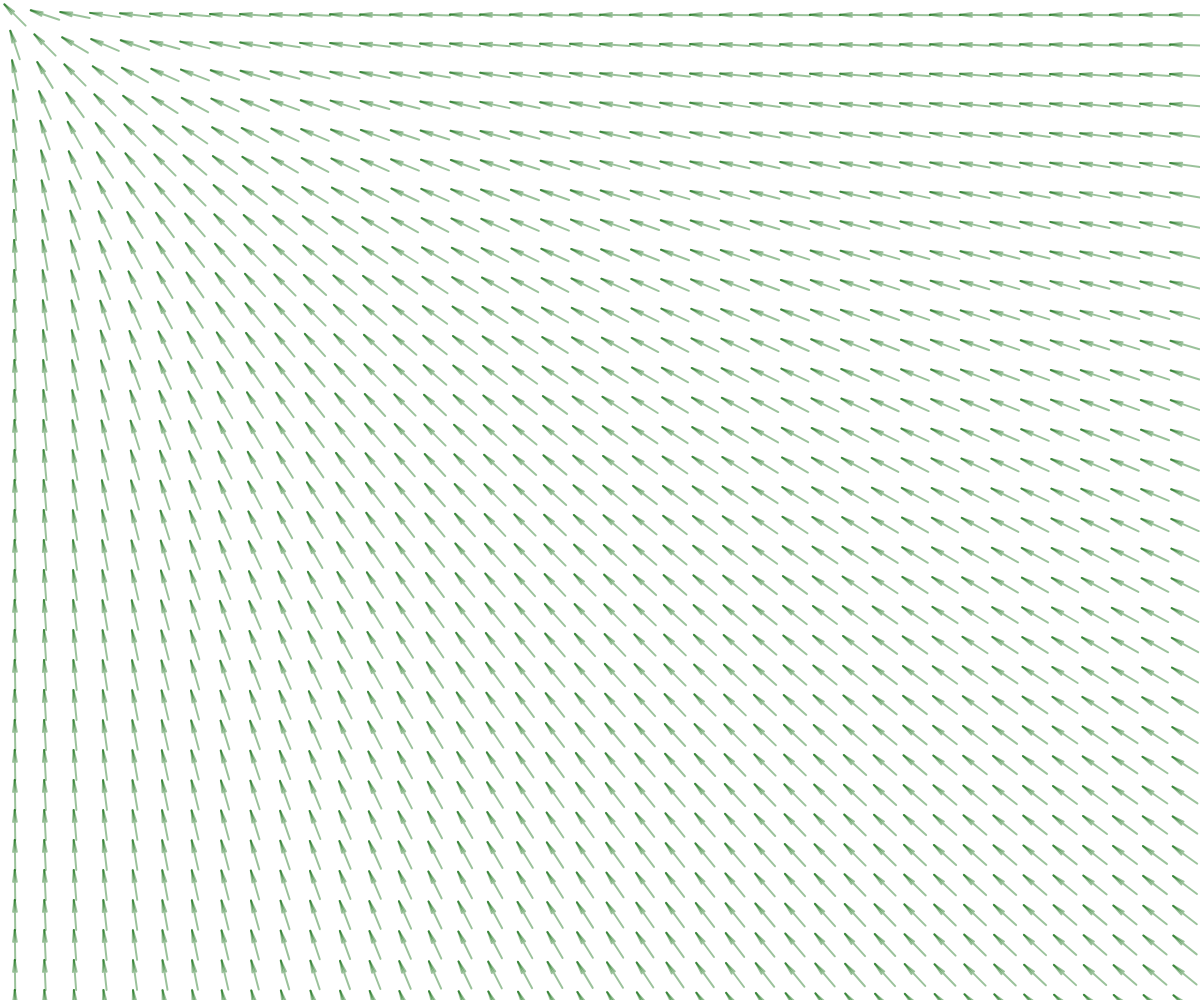
Frame 1 (no input)
Frame 60 (no input): identical to frame 1, image omitted
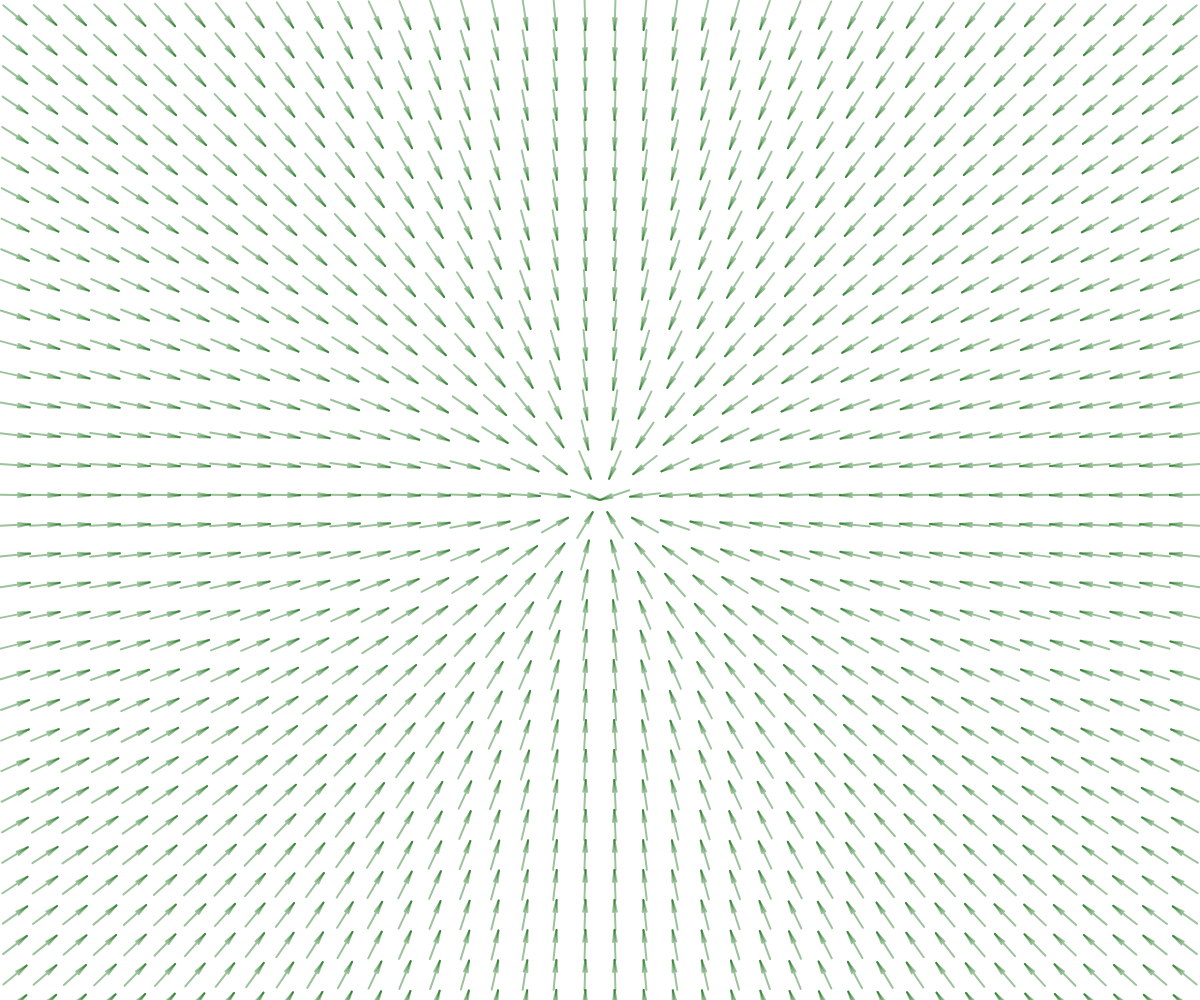
Frame 120 (the mouse pressed at the canvas centre since frame 60)

The p5.js sketch that drew these frames (run headless with seeded random() and noise() and a simulated clock; from frame 60 on, the mouse is pressed at the canvas centre):

// p5.js sketch
// ── sketch.js
class Arrow{
  constructor(pos,len,angle){
    this.pos = pos.copy();
    this.len = len;
    this.angle = angle;

    this.isChosed = false;

    this.perlinX = 0;
    this.perlinY = 1;
  }

  update(){
    push();
      translate(this.pos.x,this.pos.y);
      rotate(this.angle);
      let p1 = createVector(1,0).mult(this.len/2);
      let p2 = createVector(1,0).mult(-this.len/2);
      strokeCap(ROUND);
      strokeJoin(ROUND);
      if(this.isChosed){
        strokeWeight(10);
      }else{
        strokeWeight(2);
      }
      stroke(0,100,0,100);
      line(p1.x,p1.y,p2.x,p2.y);

      let d = 12;
      let lAng = Math.PI - Math.PI/20;
      push();
        translate(p1.x,p1.y);
        rotate(lAng);
        line(0,0,d,0);
      pop();
      push();
        translate(p1.x,p1.y);
        rotate(-lAng);
        line(0,0,d,0);
      pop();
    pop();
  }

  setAngle(angle){
    this.angle = angle;
  }

  getAngle(){
    return this.angle;
  }

  getPos(){
    return this.pos.copy();
  }
}

class Flow{
  constructor(cellSize){
    this.width = width;
    this.height = height;

    this.cellSize = cellSize;
    this.rows = Math.ceil(this.height/this.cellSize);
    this.cols = Math.ceil(this.width/this.cellSize);
    this.arrows = [];
    this.createArrows();
    this.drawGrid();
  }

  createArrows(){
    let deltaXY = this.cellSize/2;

    for(let i = 0;i < this.rows;i ++){
      let arr = [];
      for(let j = 0;j < this.cols;j ++){
        let arrow = new Arrow(createVector(j * this.cellSize+deltaXY,i * this.cellSize+deltaXY),this.cellSize,random(0,Math.PI * 2));
        arr.push(arrow);
      }
      this.arrows.push(arr);
    }
  }

  drawGrid(){
    noFill();
    stroke(255,30,30,240);
    for(let i = 0;i < this.cols;i ++){
      line(i * this.cellSize,0,i * this.cellSize,this.height);
    }
    for(let i = 0;i < this.rows;i ++){
      line(0,i * this.cellSize,this.width,i * this.cellSize);
    }
  }

  getArrowAngle(x,y){
    let arrow = this.getArrow(x,y);
    return arrow ? arrow.getAngle() : -Infinity;
  }

  getArrow(x,y){
    let i = 0;
    let j = 0;
    j = Math.floor(x / this.cellSize);
    i = Math.floor(y / this.cellSize);
    if(!this.arrows[i] || !this.arrows[i][j]) return null;
    return this.arrows[i][j];
  }

  effectByMouse(){
    let mousePos = createVector(mouseX,mouseY);
    for(let i = 0;i < this.rows;i ++){
      for(let j = 0;j < this.cols;j ++){
        let arrow = this.arrows[i][j];
        let angle = p5.Vector.sub(mousePos,arrow.getPos());
        arrow.setAngle(angle.heading());
      }
    }
  }

  update(){
    for(let i = 0;i < this.rows;i ++){
      for(let j = 0;j < this.cols;j ++){
        let arrow = this.arrows[i][j];
        arrow.update();
      }
    }
  }

  display(){

  }
}

let flow;
function setup() {
  createCanvas(windowWidth,windowHeight);
  flow = new Flow(30);
}

function draw() {
  background(255);
  flow.effectByMouse();
  flow.update();
  flow.display();
}

// function mousePressed(){
//   let arrow = flow.getArrow(mouseX,mouseY);
//   arrow.isChosed = true;
// }
